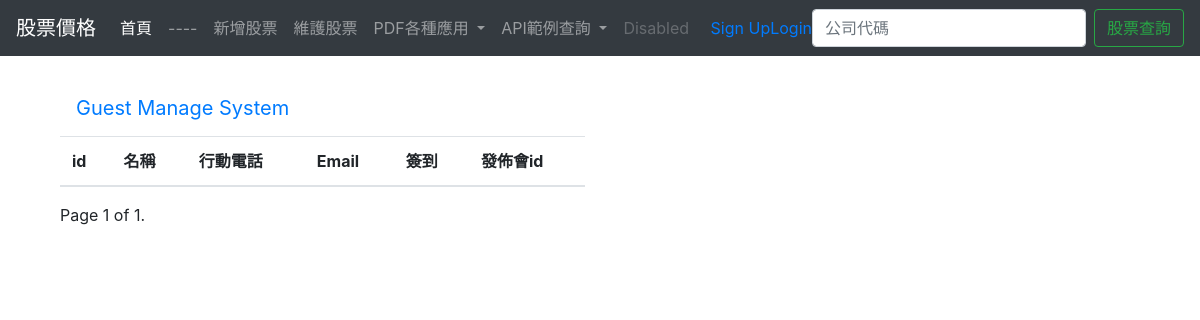
Page /guest_manage (signed in) on the earlier database version.
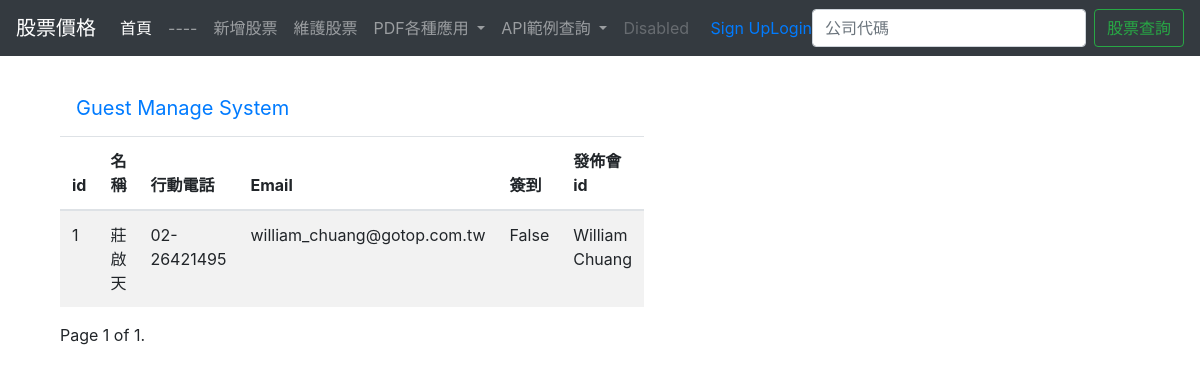
Same page on the later database version.
### quotes/models.py (models this page shows, shortened)
class Guest(models.Model):
    event = models.ForeignKey(Event, on_delete=models.CASCADE) # 關聯發佈會id
    realname = models.CharField(max_length=64) # 姓名
    phone = models.CharField(max_length=16) # 手機號
    email = models.EmailField() # 電子郵件
    sign = models.BooleanField() # 簽到狀態
    create_time = models.DateTimeField(auto_now=True) # 建立時間（自動獲取目前時間）
    class Meta:
        unique_together = ("event", "phone")

class Event(models.Model):
    name = models.CharField(max_length=100) # 發佈會標題
    limit = models.IntegerField() # 參加人數
    status = models.BooleanField() # 狀態
    address = models.CharField(max_length=200) # 地址
    start_time = models.DateTimeField('events time') # 發佈會時間
    create_time = models.DateTimeField(auto_now=True) # 建立時間（自動獲取
    def __str__(self):
        return self.name

### quotes/views.py (the view)
# urls.py: path('guest_manage', views.guest_manage, name="guest_manage"),
@login_required
def guest_manage(request):
    guest_list = Guest.objects.all()
    username = request.session.get('username', '')
    paginator = Paginator(guest_list, 2)
    page = request.GET.get('page')
    try:
        contacts = paginator.page(page)
    except PageNotAnInteger:
        contacts = paginator.page(1)
    except EmptyPage:
        contacts = paginator.page(paginator.num_pages)
    return render(request, "guest_manage.html", {"user": username, "guests": contacts})

### quotes/templates/guest_manage.html (shortened to what this page needs)
{% extends "base.html" %}
{% block content %}
    <nav class="navbar navbar-inverse navbar-fixed-top">
      <div class="container">
        <div class="navbar-header">
          <a class="navbar-brand" href="/guest_manage/">Guest Manage System</a>
        </div>
      </div>
    </nav>
    <div class="container theme-showcase" role="main">
      <div class="row">
        <div class="col-md-6">
          <table class="table table-striped">
            <thead>
              <tr>
                <th>id</th>
                <th>名稱</th>
                <th>行動電話</th>
                <th>Email</th>
                <th>簽到</th>
                <th>發佈會id</th>
              </tr>
            </thead>
            <tbody>
              {% for guest in guests %}
                <tr>
                  <td>{{ guest.id }}</td>
                  <td>{{ guest.realname }}</td>
                  <td>{{ guest.phone }}</td>
                  <td>{{ guest.email }}</td>
                  <td>{{ guest.sign }}</td>
                  <td>{{ guest.event }}</td>
                </tr>
             {% endfor %}
            </tbody>
          </table>
        </div>
      </div>
    <div class="pagination">
      <span class="step-links">
          <span class="current">
            Page {{ guests.number }} of {{ guests.paginator.num_pages }}.
          </span>
      </span>
    </div>
{% endblock %}

### quotes/templates/base.html (shortened to what this page needs)
<!doctype html>
<html lang="en">
  <head>
    <link rel="stylesheet" href="https://stackpath.bootstrapcdn.com/bootstrap/4.5.0/css/bootstrap.min.css">
  </head>
  <body>
    <nav class="navbar navbar-expand-lg navbar-dark bg-dark">
      <a class="navbar-brand" href="{% url 'home' %}">股票價格</a>
      <div class="collapse navbar-collapse" id="navbarSupportedContent">
        <ul class="navbar-nav mr-auto">
          <li class="nav-item active">
            <a class="nav-link" href="{% url 'home' %}">首頁 <span class="sr-only">(current)</span></a>
          </li>
            <a class="nav-link" href="#">---- <span class="sr-only">(current)</span></a>
          <a class="nav-link" href="{% url 'add_stock' %}">新增股票 <span class="sr-only">(current)</span></a>
          <a class="nav-link" href="{% url 'stock_delete' %}">維護股票 <span class="sr-only">(current)</span></a>
          <li class="nav-item dropdown">
            <a class="nav-link dropdown-toggle" href="#" id="navbarDropdown" role="button" data-toggle="dropdown" aria-haspopup="true" aria-expanded="false">
              PDF各種應用
            </a>
          </li>
          <li class="nav-item dropdown">
            <a class="nav-link dropdown-toggle" href="#" id="navbarDropdown" role="button" data-toggle="dropdown" aria-haspopup="true" aria-expanded="false">
              API範例查詢
            </a>
          </li>
          <li class="nav-item">
            <a class="nav-link disabled" href="#" tabindex="-1" aria-disabled="true">Disabled</a>
          </li>
        </ul>
        <ul class="nav navbar-nav navbar-right">
          <li><a href="#"> Sign Up</a></li>
          <li><a href="#"> Login</a></li>
        </ul>
        <form action="{% url 'home' %}" class="form-inline my-2 my-lg-0" method="POST">
          <input class="form-control mr-sm-2" type="search" placeholder="公司代碼" aria-label="Search" name="ticker">
          <button class="btn btn-outline-success my-2 my-sm-0" type="submit">股票查詢</button>
        </form>
      </div>
    </nav>
    <div class="container">
        <br/>
        {% block content %}
        {% endblock %}
    </div>
  </body>
</html>

Differences in the rows shown:
added Guest: id "1", realname "莊啟天", phone "02-26421495", email "william_chuang@gotop.com.tw", sign "False", event "William Chuang"
